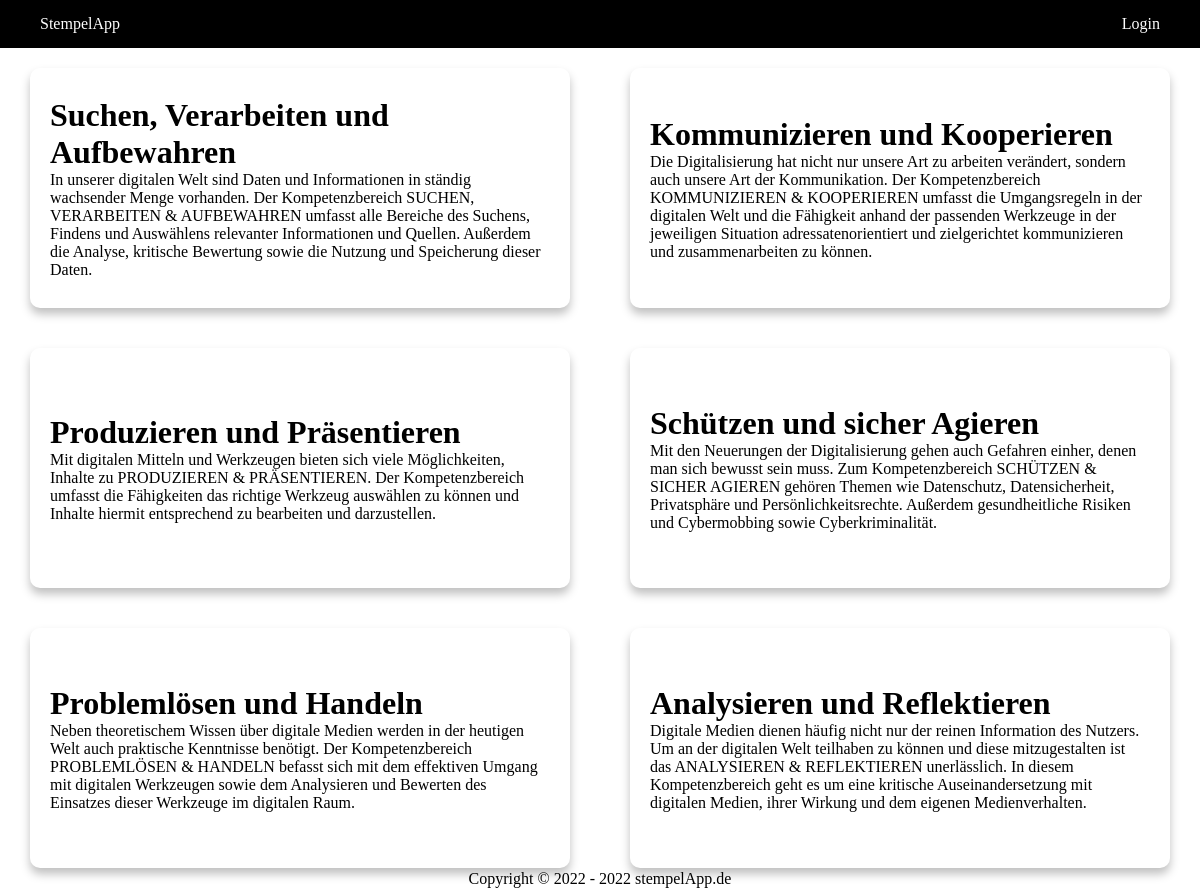
Page /website/index.php on the committed database.
### tables this page shows
CREATE TABLE Kompetenz (Id INTEGER PRIMARY KEY NOT NULL, Name STRING NOT NULL, Text STRING NOT NULL);

### website/stempelAppManager.php (called while the page is built, shortened)
<?php
$db = new PDO('sqlite:' . dirname(__FILE__) . '/StempelApp.db');
function getCompetences()
{
    global $db;
    $stmt = $db->prepare("SELECT * FROM Kompetenz");
    $stmt->execute();
    return $stmt->fetchAll();
}

### website/index.php (the view, shortened to what this page needs)
<?php
require_once "stempelAppManager.php";
function printCompetences()
{
    foreach (getCompetences() as $competence) { ?>
        <div class="competence-card flex">
            <a class="competence-text" href="/competence.php?id=<?= $competence["Id"] ?>">
                <h1><?= $competence["Name"] ?></h1>
                <p><?= $competence["Text"] ?></p>
            </a>
        </div>
    <?php }
}
?>
<!DOCTYPE html>
<html lang="en" dir="ltr">
<head>
    <link rel="stylesheet" href="css/index.css">
    <link rel="stylesheet" href="css/header.css">
    <link rel="stylesheet" href="css/footer.css">
    <link rel="stylesheet" href="css/config.css">
</head>
<body>
<?php include 'header.inc.php'; ?>
<div class="container">
    <div class="competence flex">
        <?php printCompetences() ?>
    </div>
</div>
<?php include 'footer.inc.php'; ?>
</body>
</html>

### website/css/index.css (style rules this page uses)
.container { max-width: 1920px; height: auto; }
.flex { display: flex; }
.competence { flex-wrap: wrap; justify-content: space-around; }
.competence-card { justify-content: space-around; flex-direction: column; align-items: center; margin: 20px; padding: 20px; width: 500px; min-height: 200px; border-radius: 10px; box-shadow: 0px 6px 10px rgba(0, 0, 0, 0.25); transition: all 0.2s; }
.competence-card h1 { position: relative; }
.competence-text { text-decoration: none; color: black; }

### website/css/header.css (style rules this page uses)
.flex { display: flex; }

### website/css/config.css (style rules this page uses)
* { margin: 0; padding: 0; border: 0; }
html, body { height: 100%; }

### rows in the picture
kompetenz: Name "Suchen, Verarbeiten und Aufbewahren", Text "In unserer digitalen Welt sind Daten und Informationen in ständig wachsender Menge vorhanden. Der Kompetenzbereich SUCHEN, VERARBEITEN & AUFBEWAHREN umfasst alle Bereiche des Suchens, Findens und Auswählens relevanter Informationen und Quellen. Außerdem die Analyse, kritische Bewertung sowie die Nutzung und Speicherung dieser Daten."
kompetenz: Name "Kommunizieren und Kooperieren", Text "Die Digitalisierung hat nicht nur unsere Art zu arbeiten verändert, sondern auch unsere Art der Kommunikation. Der Kompetenzbereich KOMMUNIZIEREN & KOOPERIEREN umfasst die Umgangsregeln in der digitalen Welt und die Fähigkeit anhand der passenden Werkzeuge in der jeweiligen Situation adressatenorientiert und zielgerichtet kommunizieren und zusammenarbeiten zu können."
kompetenz: Name "Produzieren und Präsentieren", Text "Mit digitalen Mitteln und Werkzeugen bieten sich viele Möglichkeiten, Inhalte zu PRODUZIEREN & PRÄSENTIEREN. Der Kompetenzbereich umfasst die Fähigkeiten das richtige Werkzeug auswählen zu können und Inhalte hiermit entsprechend zu bearbeiten und darzustellen."
kompetenz: Name "Schützen und sicher Agieren", Text "Mit den Neuerungen der Digitalisierung gehen auch Gefahren einher, denen man sich bewusst sein muss. Zum Kompetenzbereich SCHÜTZEN & SICHER AGIEREN gehören Themen wie Datenschutz, Datensicherheit, Privatsphäre und Persönlichkeitsrechte. Außerdem gesundheitliche Risiken und Cybermobbing sowie Cyberkriminalität."
kompetenz: Name "Problemlösen und Handeln", Text "Neben theoretischem Wissen über digitale Medien werden in der heutigen Welt auch praktische Kenntnisse benötigt. Der Kompetenzbereich PROBLEMLÖSEN & HANDELN befasst sich mit dem effektiven Umgang mit digitalen Werkzeugen sowie dem Analysieren und Bewerten des Einsatzes dieser Werkzeuge im digitalen Raum."
kompetenz: Name "Analysieren und Reflektieren", Text "Digitale Medien dienen häufig nicht nur der reinen Information des Nutzers. Um an der digitalen Welt teilhaben zu können und diese mitzugestalten ist das ANALYSIEREN & REFLEKTIEREN unerlässlich. In diesem Kompetenzbereich geht es um eine kritische Auseinandersetzung mit digitalen Medien, ihrer Wirkung und dem eigenen Medienverhalten."
